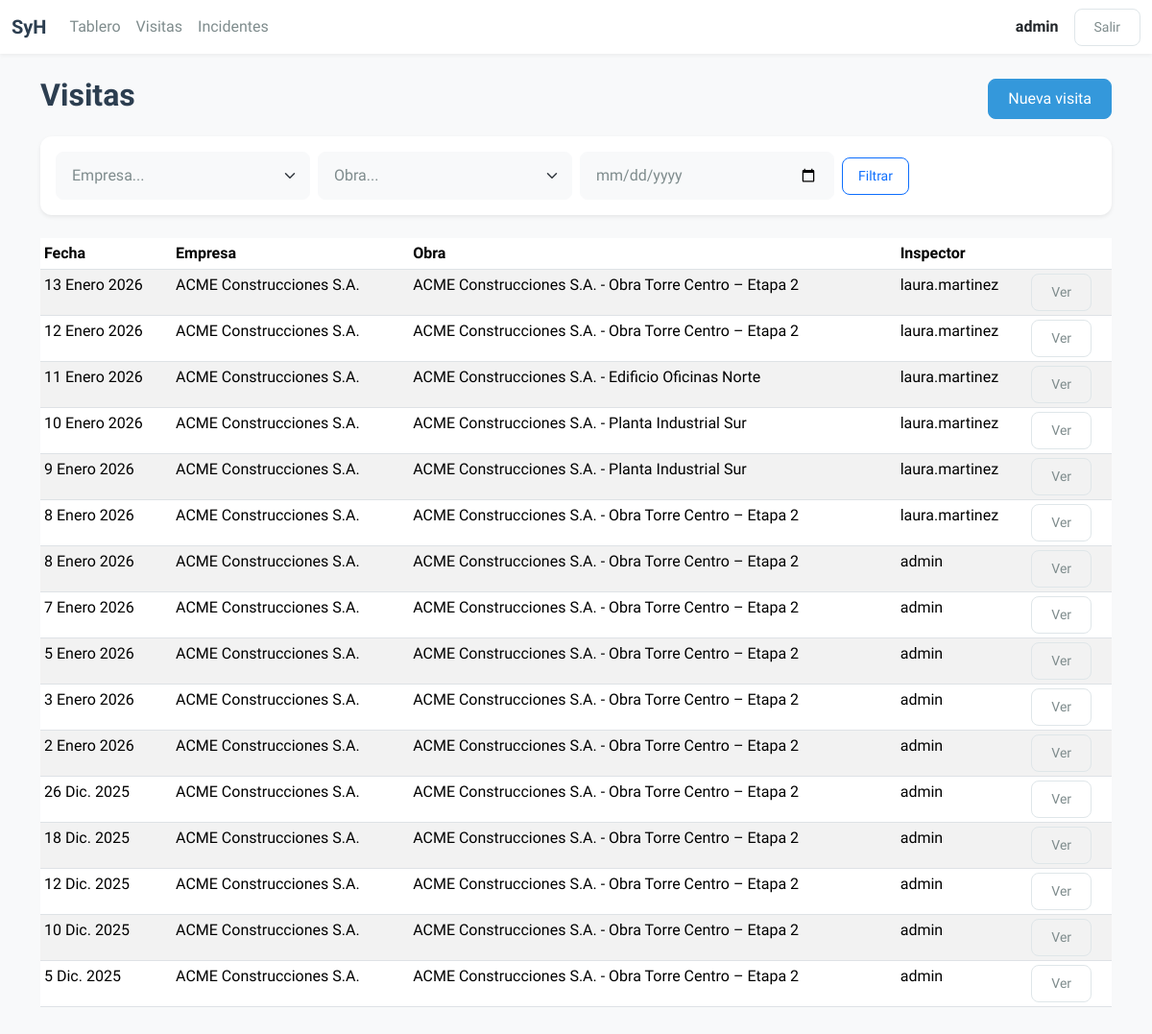
Page /audits/ (signed in) on the committed database.
### apps/audits/models.py (models this page shows, shortened)
class AuditVisit(TimeStampedModel):
    company = models.ForeignKey(Company, on_delete=models.PROTECT, related_name="visits")
    site = models.ForeignKey(Site, on_delete=models.PROTECT, related_name="visits")
    sector = models.ForeignKey(
        Sector, on_delete=models.SET_NULL, null=True, blank=True, related_name="visits"
    )
    visit_date = models.DateField(default=timezone.localdate, db_index=True)
    inspector = models.ForeignKey(
        settings.AUTH_USER_MODEL, on_delete=models.PROTECT, related_name="audit_visits"
    )
    notes = models.TextField(blank=True, default="")
    class Meta:
        ordering = ["-visit_date", "-created_at"]
        indexes = [
            models.Index(fields=["company", "visit_date"]),
            models.Index(fields=["site", "visit_date"]),
        ]

### apps/core/models.py (models this page shows)
class TimeStampedModel(models.Model):
    created_at = models.DateTimeField(auto_now_add=True, db_index=True)
    updated_at = models.DateTimeField(auto_now=True)
    class Meta:
        abstract = True

class Company(TimeStampedModel):
    name = models.CharField(max_length=180, unique=True)
    tax_id = models.CharField("CUIT/CUIL", max_length=20, blank=True, default="")
    notes = models.TextField(blank=True, default="")
    class Meta:
        ordering = ["name"]
    def __str__(self):
        return self.name

class Site(TimeStampedModel):
    company = models.ForeignKey(Company, on_delete=models.CASCADE, related_name="sites")
    name = models.CharField(max_length=180)
    address = models.CharField(max_length=255, blank=True, default="")
    city = models.CharField(max_length=120, blank=True, default="")
    province = models.CharField(max_length=120, blank=True, default="")
    active = models.BooleanField(default=True)
    class Meta:
        ordering = ["company__name", "name"]
        constraints = [
            models.UniqueConstraint(fields=["company", "name"], name="uq_site_company_name")
        ]
    def __str__(self):
        return f"{self.company.name} - {self.name}"

### apps/audits/views.py (the view)
# urls.py: path("", VisitListView.as_view(), name="list"),
class VisitListView(LoginRequiredMixin, ListView):
    model = AuditVisit
    template_name = "audits/visit_list.html"
    paginate_by = 25
    def get_queryset(self):
        qs = AuditVisit.objects.select_related("company", "site", "sector", "inspector").order_by("-visit_date", "-created_at")
        if not self.request.user.is_staff:
            qs = qs.filter(inspector=self.request.user)
        company = self.request.GET.get("company")
        site = self.request.GET.get("site")
        date_from = self.request.GET.get("date_from")
        date_to = self.request.GET.get("date_to")
        if company:
            qs = qs.filter(company__name__icontains=company)
        if site:
            qs = qs.filter(site__name__icontains=site)
        if date_from:
            qs = qs.filter(visit_date__gte=date_from)
        if date_to:
            qs = qs.filter(visit_date__lte=date_to)
        return qs
    def get_context_data(self, **kwargs):
        context = super().get_context_data(**kwargs)
        from core.models import Company, Site
        context["companies"] = Company.objects.all().order_by("name")
        context["sites"] = Site.objects.select_related("company").order_by("company__name", "name")
        return context

### templates/audits/visit_list.html (shortened to what this page needs)
{% extends "base.html" %}
{% block content %}
<div class="d-flex justify-content-between align-items-center mb-3">
    <h2>Visitas</h2>
    <a href="{% url 'audits:create' %}" class="btn btn-primary">Nueva visita</a>
</div>
<div class="card p-3 mb-4 bg-white border-0 shadow-sm">
    <form method="get" class="row g-2 align-items-center">
        <div class="col-6 col-md-3">
            <select name="company" class="form-select form-select-sm border-light bg-light text-muted">
                <option value="">Empresa...</option>
            </select>
        </div>
        <div class="col-6 col-md-3">
            <select name="site" class="form-select form-select-sm border-light bg-light text-muted">
                <option value="">Obra...</option>
            </select>
        </div>
        <div class="col-6 col-md-3">
             <input type="date" name="date_from" class="form-control form-control-sm border-light bg-light text-muted" value="{{ request.GET.date_from }}">
        </div>
        <div class="col-12 col-md-auto d-flex gap-2">
            <button type="submit" class="btn btn-sm btn-outline-primary px-3">Filtrar</button>
        </div>
    </form>
</div>
<table class="table table-striped table-sm bg-white">
    <thead>
        <tr>
            <th>Fecha</th>
            <th>Empresa</th>
            <th>Obra</th>
            <th>Inspector</th>
            <th></th>
        </tr>
    </thead>
    <tbody>
        {% for visit in object_list %}
        <tr>
            <td>{{ visit.visit_date }}</td>
            <td>{{ visit.company }}</td>
            <td>{{ visit.site }}</td>
            <td>{{ visit.inspector }}</td>
            <td>
                <a href="{% url 'audits:detail' visit.pk %}" class="btn btn-sm btn-outline-secondary">
                    Ver
                </a>
            </td>
        </tr>
        {% empty %}
        <tr>
            <td colspan="5" class="text-center text-muted">No hay visitas</td>
        </tr>
        {% endfor %}
    </tbody>
</table>
{% endblock %}

### templates/base.html (shortened to what this page needs)
<!doctype html>
{% load static %}
<html lang="es">
<head>
    <link href="https://cdn.jsdelivr.net/npm/bootstrap@5.3.2/dist/css/bootstrap.min.css" rel="stylesheet">
    <link rel="stylesheet" href="https://cdn.jsdelivr.net/npm/bootstrap-icons@1.11.1/font/bootstrap-icons.css">
    <link href="{% static 'css/styles.css' %}" rel="stylesheet">
</head>
<body>
<nav class="navbar navbar-expand-lg navbar-custom sticky-top">
    <div class="container-fluid">
        <a class="navbar-brand" href="/">
             SyH
        </a>
        <div class="collapse navbar-collapse" id="navbarNav">
            <div class="navbar-nav me-auto">
                <a class="nav-link" href="{% url 'dashboard' %}">Tablero</a>
                <a class="nav-link" href="{% url 'audits:list' %}">Visitas</a>
                <a class="nav-link" href="{% url 'incidents:list' %}">Incidentes</a>
            </div>
            <div class="navbar-nav ms-auto d-flex align-items-center gap-3">
                {% if request.user.is_authenticated %}
                    <span class="navbar-text fw-bold text-dark">
                        {{ request.user.username }}
                    </span>
                    <a class="btn btn-sm btn-outline-secondary" href="{% url 'logout' %}">Salir</a>
                {% else %}
                    <a class="btn btn-sm btn-primary" href="{% url 'login' %}">Ingresar</a>
                {% endif %}
            </div>
        </div>
    </div>
</nav>
<div class="container mb-5 mt-4">
    {% block content %}{% endblock %}
</div>
</body>
</html>

### static/css/styles.css (style rules this page uses)
:root { --primary-color: #2c3e50; --secondary-color: #95a5a6; --accent-color: #3498db; --success-color: #27ae60; --warning-color: #f1c40f; --danger-color: #c0392b; --background-color: #f8f9fa; --surface-color: #ffffff; --text-primary: #2c3e50; --text-secondary: #7f8c8d; --border-radius-sm: 8px; --border-radius-lg: 12px; --shadow-sm: 0 2px 4px rgba(0,0,0,0.05); --shadow-md: 0 4px 6px rgba(0,0,0,0.08); }
body { background-color: var(--background-color); color: var(--text-primary); font-family: 'Segoe UI', system-ui, -apple-system, sans-serif; -webkit-font-smoothing: antialiased; }
h1, h2, h3, h4, h5, h6 { color: var(--primary-color); font-weight: 600; }
.text-muted { color: var(--text-secondary) !important; }
.card { border: none; border-radius: var(--border-radius-lg); box-shadow: var(--shadow-sm); background-color: var(--surface-color); transition: transform 0.2s ease, box-shadow 0.2s ease; margin-bottom: 1.5rem; }
.navbar-custom { background-color: var(--surface-color); box-shadow: var(--shadow-sm); }
.navbar-custom .navbar-brand { font-weight: 700; color: var(--primary-color); font-size: 1.25rem; }
.navbar-custom .nav-link { color: var(--text-secondary); font-weight: 500; padding: 0.5rem 1rem; }
.btn { border-radius: var(--border-radius-sm); padding: 0.5rem 1.25rem; font-weight: 500; transition: all 0.2s; }
.btn-primary { background-color: var(--accent-color); border-color: var(--accent-color); }
.btn-outline-secondary { border-color: #dfe6e9; color: var(--text-secondary); }
.form-control, .form-select { border-radius: var(--border-radius-sm); border: 1px solid #dfe6e9; padding: 0.75rem 1rem; font-size: 1rem; }

### rows in the picture
AuditVisit: visit_date "13 Enero 2026", company "ACME Construcciones S.A.", site "ACME Construcciones S.A. - Obra Torre Centro – Etapa 2", inspector "laura.martinez"
AuditVisit: visit_date "12 Enero 2026", company "ACME Construcciones S.A.", site "ACME Construcciones S.A. - Obra Torre Centro – Etapa 2", inspector "laura.martinez"
AuditVisit: visit_date "11 Enero 2026", company "ACME Construcciones S.A.", site "ACME Construcciones S.A. - Edificio Oficinas Norte", inspector "laura.martinez"
AuditVisit: visit_date "10 Enero 2026", company "ACME Construcciones S.A.", site "ACME Construcciones S.A. - Planta Industrial Sur", inspector "laura.martinez"
AuditVisit: visit_date "9 Enero 2026", company "ACME Construcciones S.A.", site "ACME Construcciones S.A. - Planta Industrial Sur", inspector "laura.martinez"
AuditVisit: visit_date "8 Enero 2026", company "ACME Construcciones S.A.", site "ACME Construcciones S.A. - Obra Torre Centro – Etapa 2", inspector "laura.martinez"
AuditVisit: visit_date "8 Enero 2026", company "ACME Construcciones S.A.", site "ACME Construcciones S.A. - Obra Torre Centro – Etapa 2", inspector "admin"
AuditVisit: visit_date "7 Enero 2026", company "ACME Construcciones S.A.", site "ACME Construcciones S.A. - Obra Torre Centro – Etapa 2", inspector "admin"
AuditVisit: visit_date "5 Enero 2026", company "ACME Construcciones S.A.", site "ACME Construcciones S.A. - Obra Torre Centro – Etapa 2", inspector "admin"
AuditVisit: visit_date "3 Enero 2026", company "ACME Construcciones S.A.", site "ACME Construcciones S.A. - Obra Torre Centro – Etapa 2", inspector "admin"
AuditVisit: visit_date "2 Enero 2026", company "ACME Construcciones S.A.", site "ACME Construcciones S.A. - Obra Torre Centro – Etapa 2", inspector "admin"
AuditVisit: visit_date "26 Dic. 2025", company "ACME Construcciones S.A.", site "ACME Construcciones S.A. - Obra Torre Centro – Etapa 2", inspector "admin"
AuditVisit: visit_date "18 Dic. 2025", company "ACME Construcciones S.A.", site "ACME Construcciones S.A. - Obra Torre Centro – Etapa 2", inspector "admin"
AuditVisit: visit_date "12 Dic. 2025", company "ACME Construcciones S.A.", site "ACME Construcciones S.A. - Obra Torre Centro – Etapa 2", inspector "admin"
AuditVisit: visit_date "10 Dic. 2025", company "ACME Construcciones S.A.", site "ACME Construcciones S.A. - Obra Torre Centro – Etapa 2", inspector "admin"
AuditVisit: visit_date "5 Dic. 2025", company "ACME Construcciones S.A.", site "ACME Construcciones S.A. - Obra Torre Centro – Etapa 2", inspector "admin"

### other values in the picture
{{ request.user.username }} "admin"
